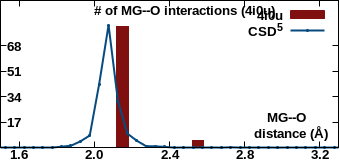

Generate this figure with gnuplot:
set encoding iso_8859_1
set terminal pngcairo transparent enhanced size 340, 160 font "Arial Bold,10"
set output "neighborhood_temp2/4i0u/MG--O.png"
set lmargin at screen 0.00
set bmargin at screen 0.08
set rmargin at screen 0.995
set tmargin at screen 1.00
set xrange [1.5:3.3]
set format x "%3.1f"
set xtics 1.6,0.4,3.2
set xtics offset 0,graph 0.065
set yrange [0:1468.8]
unset ytics
set y2range [0:98]
set y2tics 17,17,81
set y2tics offset -49,graph 0.00
set y2tics mirror
set view 80,45
set key top right
set boxwidth 0.06
set style fill solid 1.0
set xlabel "MG--O \n distance (\305)" offset 17,4.4
set y2label "# of MG--O interactions (4i0u)" offset -40,4 rotate by 0
plot "-" using ($1+0.05):2 with boxes lc rgb "#801010" axis x1y2 title "4i0u", \
     "neighborhood_temp2/csd_metal_distances/MG--O.csv" using ($1+0.025):2 with linespoints linewidth 2 pointtype 7 pointsize 0.2 lc rgb "#074a7e" title "CSD^{5}" axis x1y1
2.1	81
2.5	5
e
